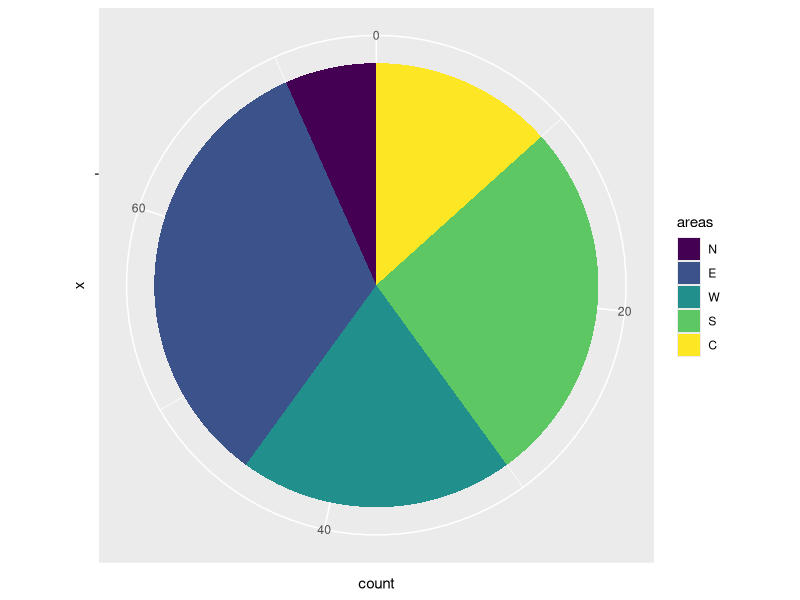
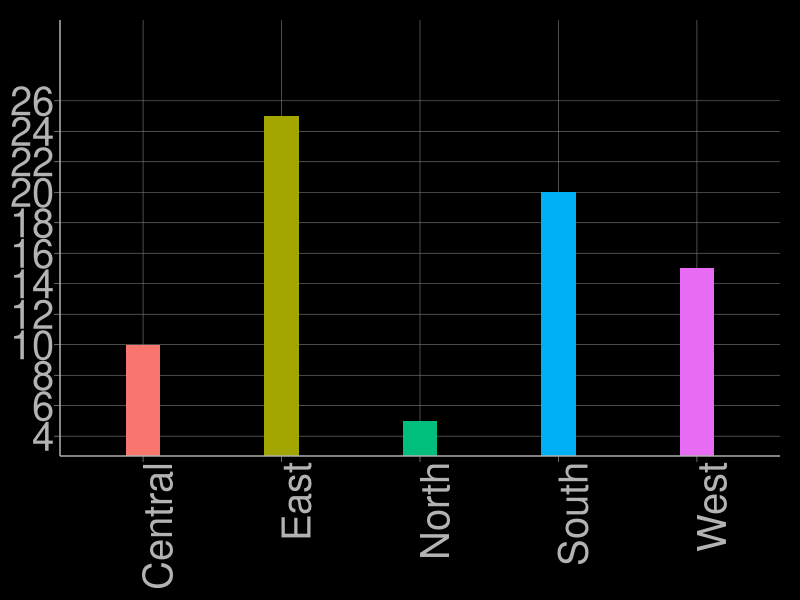
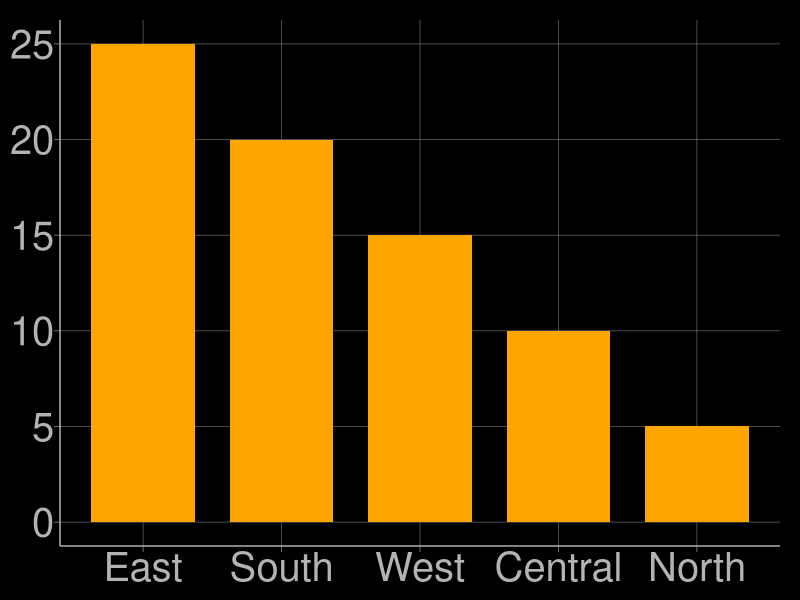
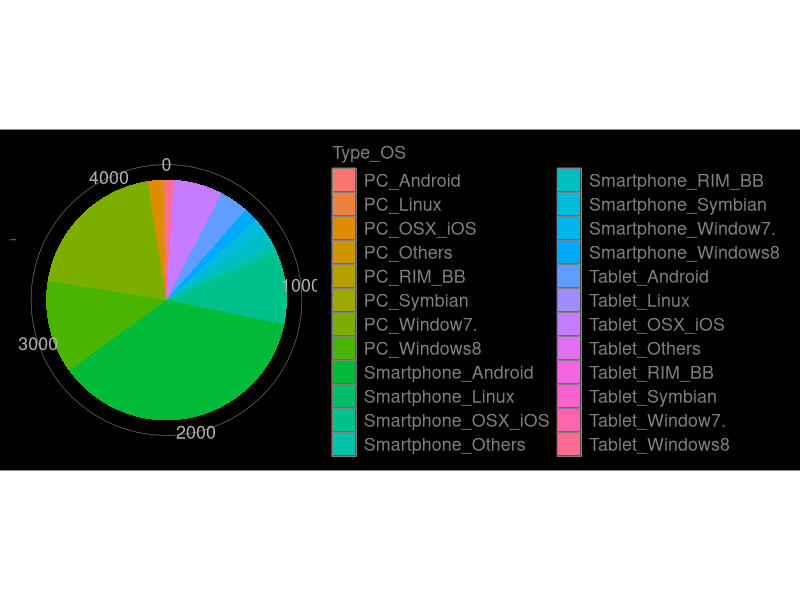
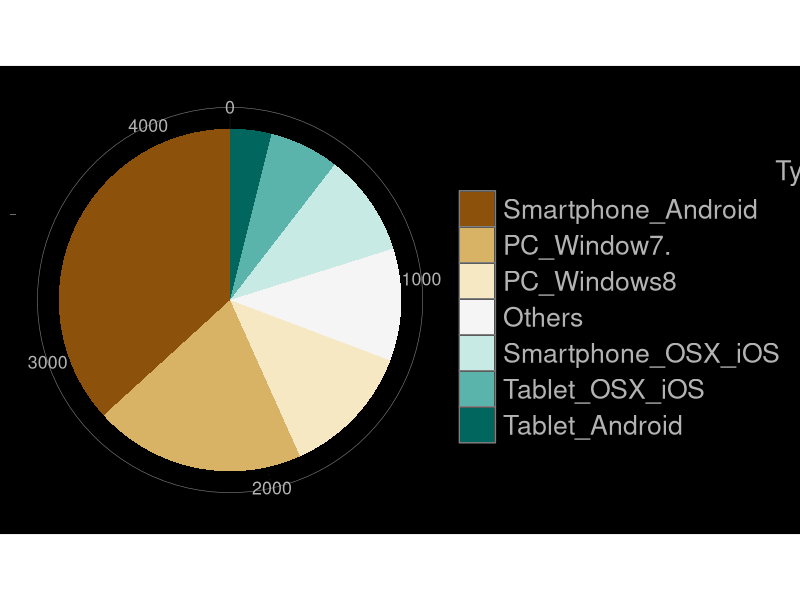
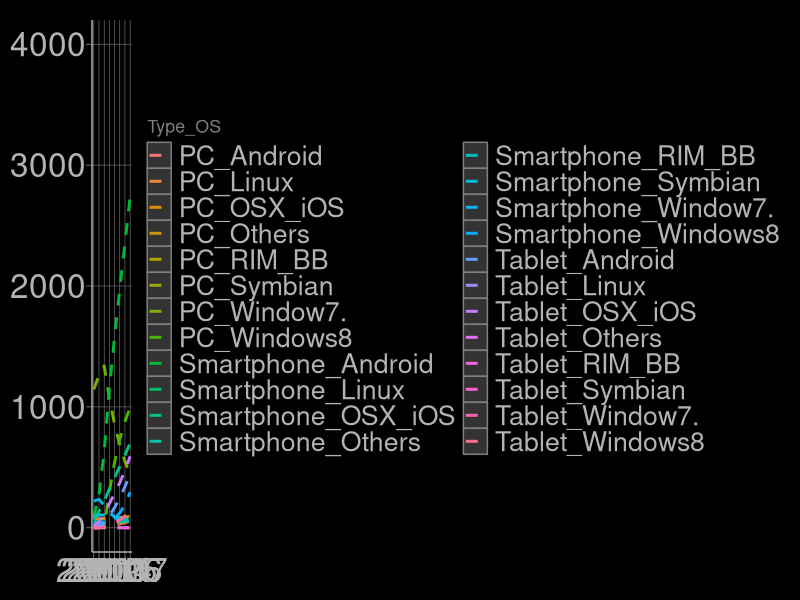
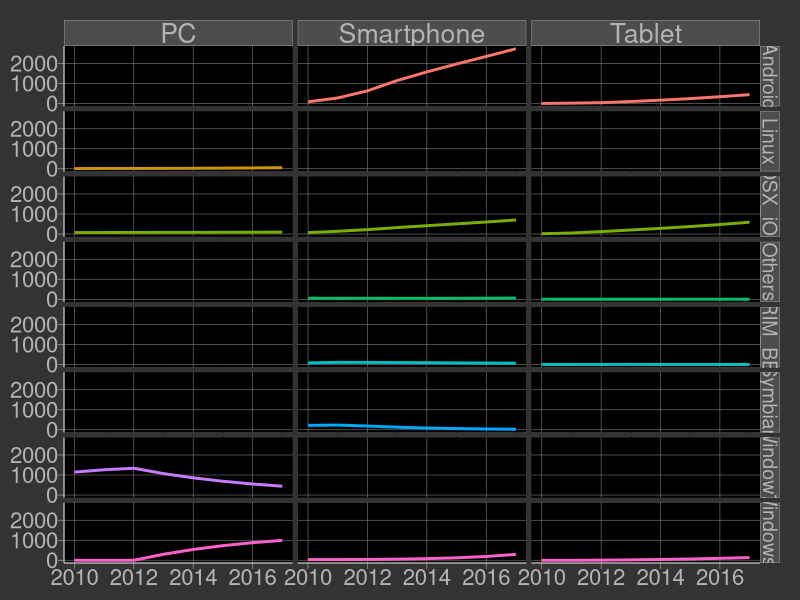
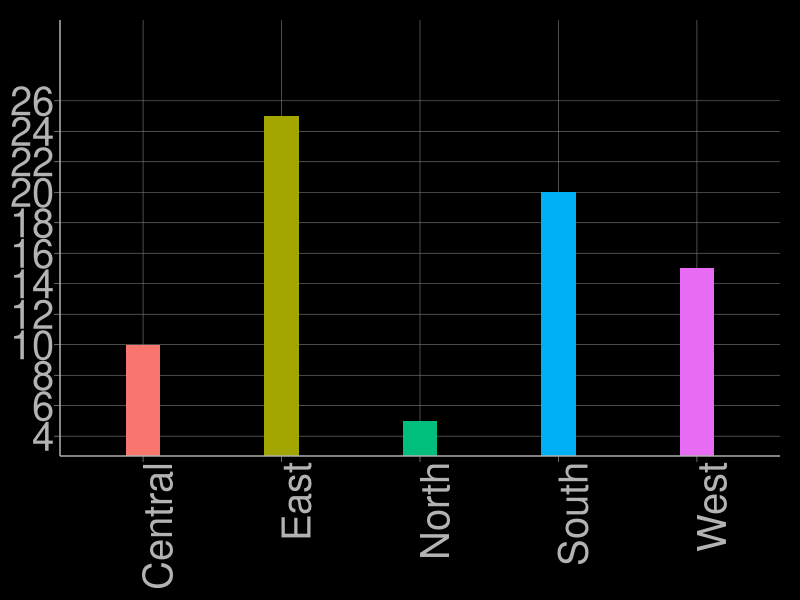

Recreate these plots in R, in order.
## ---- chunk 1
knitr::opts_chunk$set(cache=TRUE)

library(grid)
library(ggplot2)
library(gridExtra)

theme_black <- function(base_size = 16, base_family = "Helvetica") {
    theme(
    line =  element_line(colour = "black", size = 0.5, linetype = 1,
                            lineend = "butt"),
    rect =  element_rect(fill = "white", colour = "black", size = 0.5, linetype = 1),
    text =  element_text(family = base_family, face = "plain",
                  colour = "black", size = base_size,
                  hjust = 0.5, vjust = 0.5, angle = 0, lineheight = 0.9),
    
    axis.text =          element_text(size = rel(0.8), colour = "grey70"),
    strip.text =         element_text(size = rel(0.8), colour = "grey70"),

    axis.line =          element_line(colour = "grey70"),
    axis.text.x =        element_text(vjust = 1),
    axis.text.y =        element_text(hjust = 1),
    axis.ticks =         element_line(colour = "grey70", size = 0.2),
    axis.title =         element_text(colour = "grey70"),
    axis.title.x =       element_blank(),
    axis.title.y =       element_blank(),
  # axis.title.x =       element_text(vjust = 1),
  # axis.title.y =       element_text(angle = 90),
    axis.ticks.length =  unit(0.3, "lines"),
    axis.ticks.margin =  unit(0.5, "lines"),

    legend.background =  element_rect(fill = 'black'),
    legend.margin =      unit(0.2, "cm"),
    legend.key =         element_rect(fill = "grey20", colour = "grey50"),
    legend.key.size =    unit(1.2, "lines"),
    legend.key.height =  NULL,
    legend.key.width =   NULL,
    legend.text =        element_text(size = rel(0.8), colour = "grey50"),
    legend.text.align =  NULL,
    legend.title =       element_text(size = rel(0.8), face = "plain", hjust = 0, colour = "grey50"),
    legend.title.align = NULL,
    legend.position =    "none",
    legend.direction =   "vertical",
    legend.justification = "center",
    legend.box =         NULL,

    panel.background =   element_rect(fill = "black", colour = NA),
    panel.border =       element_rect(fill = NA, colour = NA),
    panel.grid.major =   element_line(colour = "grey50", size = 0.2),
    panel.grid.minor =   element_line(colour = "black", size = 0.5),
    panel.margin =       unit(0.25, "lines"),

    strip.background =   element_rect(fill = "grey30", colour = "grey10"),
    strip.text.x =       element_text(),
    strip.text.y =       element_text(angle = -90),

    plot.background =    element_rect(colour = "black", fill = "black"),
    plot.title =         element_text(size = rel(1.2)),
    plot.margin =        unit(c(1, 1, 0.5, 0.5), "lines"),

    complete = TRUE
  )
}
attr(theme_black(), "complete")

## ---- chunk 2
areas <- c("N", "E", "W", "S", "C")
sales <- c(5, 25, 15, 20, 10)
profit <- c(2, 8, 6, 5, 3)
humble <- data.frame(areas, sales, profit)
humble$areas <-ordered(humble$areas, levels=c("N", "E", "W", "S", "C"))
humble
humble.base <-humble

# For maps
lat <- c(0, 1, -1, 0, 0)
long <- c(1, 0, 0, -1, 0)
humble.map <- data.frame(areas, sales, profit, lat, long)


# For the Waterfall Chart
humble$id <- seq_along(humble$areas)
humble$end_sales <- cumsum(humble$sales)
humble$start_sales <- c(0, head(humble$end_sales, -1))
humble$end_profit <- cumsum(humble$sales)
humble$start_profit <- c(0, head(humble$end_profit, -1))
humble

ggplot(humble, aes(x = "", fill = areas, weight = sales)) +
  geom_bar(width = 1)  + coord_polar("y") 


## ---- chunk 3
humble$areas <- c("North", "East", "West", "South", "Central")

barBad <- ggplot(humble, aes(areas, weight = sales, fill = areas)) +
  geom_bar(width = 0.25) +
  scale_y_continuous(breaks=seq(0, 26, 2)) +
  coord_cartesian(ylim= c(4,30)) +
  theme_black() +
  theme(axis.text.x = element_text(angle = 90, hjust = 1),
        legend.position="none", 
        axis.text = element_text(size = rel(1.8)),
        axis.title.x = element_blank(),
        axis.title.y = element_blank()
        )
barBad

ggsave(barBad, file="img/barBad.png",
       width = 12, height = 8.5 )

## ---- chunk 4

barGood <- ggplot(humble, aes(reorder(areas, -sales), weight = sales)) +
  geom_bar(width = 0.75, fill="Orange")  + 
  theme_black() +
  theme(legend.position="none", 
        axis.text = element_text(size = rel(1.8)),
        axis.title.x = element_blank(),
        axis.title.y = element_blank()
        )
barGood

ggsave(barGood, file="img/barGood.png",
       width = 12, height = 8.5 )

## ---- chunk 5
installed <- read.csv("data/installed.csv", header = TRUE)
str(installed)

library(dplyr)
library(tidyr)
df2014 <- installed %>%
      gather("OS", "Value", 4:11) %>%
      filter(Year == 2014) %>%
      mutate(Type_OS = paste0(Type, "_", OS) )
str(df2014) 

pieBad <- ggplot(df2014) + aes(x ="", fill = Type_OS, weight = Value) +
          geom_bar(width = 1) + coord_polar(theta ="y") + xlab("") + 
          theme_black() + theme (
            legend.position = "right",
            axis.line = element_blank()
          )
pieBad

ggsave(pieBad, file="img/pieBad.png",
       width = 11, height = 8.5 )

## ---- chunk 6

df2014new <- df2014 %>%
            select(Value, Type_OS) %>%
             filter (!is.na(Value)) %>%
             arrange( desc(Value))
View(df2014new)

df2014head <- head(df2014new)
other = sum(df2014new$Value) - sum(df2014head$Value)
newrow = c(other , "Others")
df2014pie = rbind(df2014head, newrow)
df2014pie$Value = as.integer(df2014pie$Value)

pieGood <- ggplot(df2014pie) + 
          aes(x ="", fill = reorder(Type_OS, -Value), weight = Value) +
          geom_bar(width = 1) + coord_polar(theta ="y") + xlab("") + 
          scale_fill_brewer("Type_OS", palette = "BrBG") +
          theme_black() + theme (
            legend.position = "right",
            axis.line = element_blank() ,
            legend.title =  element_text(size = rel(1.2), face = "plain", hjust = 1.5, colour = "grey70"),
            legend.text = element_text(size = rel(1.2), 
                                       colour = "grey70"),
            legend.key.size =    unit(1.8, "lines")

          )
pieGood

ggsave(pieGood, file="img/pieGood.png",
       width = 12, height = 8.5 )

## ---- chunk 7
dfAll <- installed %>%
      gather("OS", "Value", 4:11) %>%
      mutate(Type_OS = paste0(Type, "_", OS) )
str(dfAll) 

lineBad <- ggplot(dfAll) + aes(Year, Value, color = Type_OS) +
  geom_line(size = 1, linetype = "dashed") +
  scale_x_continuous(breaks=seq(2006,2017,1)) +
  scale_y_continuous(limits = c(0,4000)) +
  theme_black() + theme (
            legend.position = "right",
            axis.text = element_text(size = rel(1.5)),
            legend.text = element_text(size = rel(1.2), 
                                       colour = "grey70")
  )
lineBad

ggsave(lineBad, file="img/lineBad.png",
       width = 12, height = 8.5 )

## ---- chunk 8

lineGood <- ggplot(dfAll) + aes(Year, Value, color = OS) +
  geom_line(size = 1) +
  scale_x_continuous(breaks=seq(2006,2017,2)) +
  facet_grid(OS~Type, drop = TRUE) +
  theme_black() + theme (
            legend.position = "none",
            axis.text = element_text(size = rel(1)),
            legend.text = element_text(size = rel(1.2), 
                                       colour = "grey70"),
            strip.background =   element_rect(fill = "grey30", 
                                              colour = "grey50"),
            strip.text.x = element_text(size = rel(1.5), 
                                        colour = "grey70"),
            strip.text.y = element_text(size = rel(1.1), 
                                        colour = "grey70"),
            plot.background =   element_rect(fill = "grey20", 
                                              colour = NA)

  )
lineGood

ggsave(lineGood, file="img/lineGood.png",
       width = 12, height = 8.5 )

